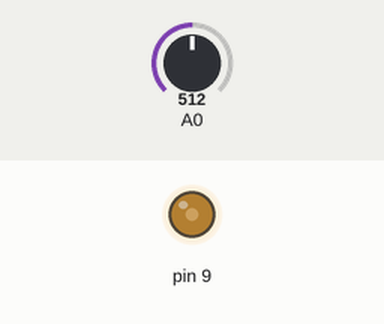
Simulated run of this sketch. Board: Arduino Uno, built with avr-gcc and run on an emulated ATmega328P. Shown: output pins drawn as LEDs (lit = HIGH). Inputs (shaded band) come from the test bench; at power-on: A0 = 512.

Above: at 1.2 s.
1.3 s: A0 set to 716
At 2.5 s:
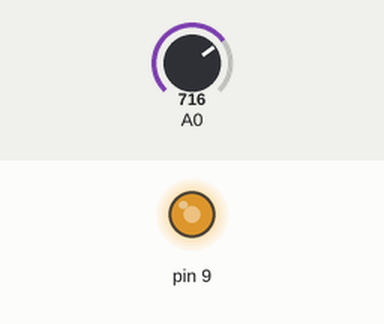
2.8 s: A0 set to 900
At 3.6 s:
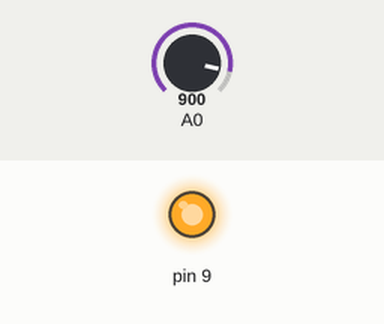
4.3 s: A0 set to 306
At 4.8 s:
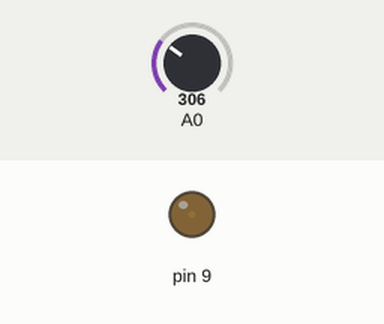
5.8 s: A0 set to 122
At 7.1 s:
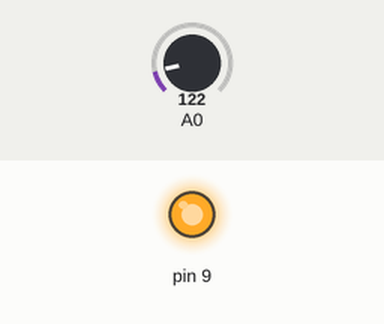
Timing chart, 0 to 8.3 s (numbered marks = the images above; inputs shaded):
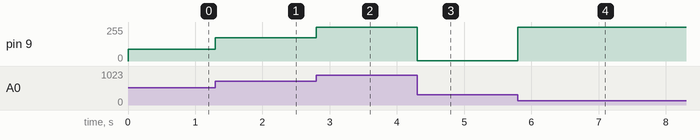

The sketch:

Light_Resistance.ino
```cpp
//Light Resistance

#define low_val  300 //define the lower threshold for light to turn off
#define high_val  900 //define the upper threshold for light to turn off


// the setup routine runs once when you press reset:
void setup() {
  // initialize serial communication at 9600 bits per second:
  Serial.begin(9600);
}

// the loop routine runs over and over again forever:
void loop() {
  // read the input on analog pin 0:
  int sensorValue = analogRead(A0);
  //Serial.print(sensorValue);

  // Convert the analog reading (which goes from 0 - 1023) to a PWM value (0 - 255):
  int led_val = map(sensorValue,low_val, high_val, 0, 255);

  analogWrite(9, led_val); // this will turn the LED on

  // print out the value you read:
  //Serial.println(led_val);
}
```

Measured:
- after the input at 1.3 s, pin 9: 90/255 → 176/255 at once
- after the input at 2.8 s, pin 9: 176/255 → 255/255 at once
- after the input at 4.3 s, pin 9: 255/255 → 2/255 at once
- after the input at 5.8 s, pin 9: 2/255 → 255/255 at once
